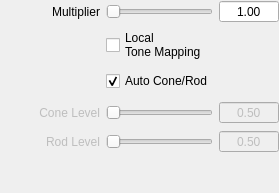
          <widget class="QWidget" name="page_pattanaik">
           <property name="sizePolicy">
            <sizepolicy hsizetype="Preferred" vsizetype="MinimumExpanding">
             <horstretch>0</horstretch>
             <verstretch>0</verstretch>
            </sizepolicy>
           </property>
           <layout class="QGridLayout" name="gridLayout_12">
            <property name="margin">
             <number>0</number>
            </property>
            <item row="0" column="0">
             <layout class="QGridLayout" name="gridLayout_23">
              <item row="0" column="0">
               <widget class="QLabel" name="label_21">
                <property name="minimumSize">
                 <size>
                  <width>100</width>
                  <height>0</height>
                 </size>
                </property>
                <property name="maximumSize">
                 <size>
                  <width>100</width>
                  <height>16777215</height>
                 </size>
                </property>
                <property name="text">
                 <string>Multiplier</string>
                </property>
                <property name="alignment">
                 <set>Qt::AlignRight|Qt::AlignTrailing|Qt::AlignVCenter</set>
                </property>
               </widget>
              </item>
              <item row="0" column="1">
               <widget class="QSlider" name="multiplierSlider">
                <property name="cursor">
                 <cursorShape>PointingHandCursor</cursorShape>
                </property>
                <property name="maximum">
                 <number>1000</number>
                </property>
                <property name="orientation">
                 <enum>Qt::Horizontal</enum>
                </property>
               </widget>
              </item>
              <item row="0" column="2">
               <widget class="QDoubleSpinBox" name="multiplierdsb">
                <property name="minimumSize">
                 <size>
                  <width>60</width>
                  <height>0</height>
                 </size>
                </property>
                <property name="maximumSize">
                 <size>
                  <width>60</width>
                  <height>16777215</height>
                 </size>
                </property>
                <property name="alignment">
                 <set>Qt::AlignCenter</set>
                </property>
                <property name="buttonSymbols">
                 <enum>QAbstractSpinBox::NoButtons</enum>
                </property>
                <property name="decimals">
                 <number>2</number>
                </property>
                <property name="minimum">
                 <double>0.000000000000000</double>
                </property>
                <property name="maximum">
                 <double>1000.000000000000000</double>
                </property>
                <property name="value">
                 <double>1.000000000000000</double>
                </property>
               </widget>
              </item>
              <item row="1" column="1">
               <widget class="QCheckBox" name="pattalocal">
                <property name="sizePolicy">
                 <sizepolicy hsizetype="Minimum" vsizetype="Preferred">
                  <horstretch>0</horstretch>
                  <verstretch>0</verstretch>
                 </sizepolicy>
                </property>
                <property name="minimumSize">
                 <size>
                  <width>0</width>
                  <height>32</height>
                 </size>
                </property>
                <property name="maximumSize">
                 <size>
                  <width>16777215</width>
                  <height>32</height>
                 </size>
                </property>
                <property name="text">
                 <string>Local
Tone Mapping</string>
                </property>
               </widget>
              </item>
              <item row="2" column="1">
               <widget class="QCheckBox" name="autoYcheckbox">
                <property name="minimumSize">
                 <size>
                  <width>0</width>
                  <height>28</height>
                 </size>
                </property>
                <property name="maximumSize">
                 <size>
                  <width>16777215</width>
                  <height>28</height>
                 </size>
                </property>
                <property name="text">
                 <string>Auto Cone/Rod</string>
                </property>
                <property name="checked">
                 <bool>true</bool>
                </property>
               </widget>
              </item>
              <item row="3" column="1">
               <widget class="QSlider" name="coneSlider">
                <property name="enabled">
                 <bool>false</bool>
                </property>
                <property name="cursor">
                 <cursorShape>PointingHandCursor</cursorShape>
                </property>
                <property name="maximum">
                 <number>100</number>
                </property>
                <property name="orientation">
                 <enum>Qt::Horizontal</enum>
                </property>
               </widget>
              </item>
              <item row="3" column="0">
               <widget class="QLabel" name="label_cone">
                <property name="enabled">
                 <bool>false</bool>
                </property>
                <property name="text">
                 <string>Cone Level</string>
                </property>
                <property name="alignment">
                 <set>Qt::AlignRight|Qt::AlignTrailing|Qt::AlignVCenter</set>
                </property>
               </widget>
              </item>
              <item row="3" column="2">
               <widget class="QDoubleSpinBox" name="conedsb">
                <property name="enabled">
                 <bool>false</bool>
                </property>
                <property name="minimumSize">
                 <size>
                  <width>60</width>
                  <height>0</height>
                 </size>
                </property>
                <property name="maximumSize">
                 <size>
                  <width>60</width>
                  <height>16777215</height>
                 </size>
                </property>
                <property name="alignment">
                 <set>Qt::AlignCenter</set>
                </property>
                <property name="buttonSymbols">
                 <enum>QAbstractSpinBox::NoButtons</enum>
                </property>
                <property name="maximum">
                 <double>1.000000000000000</double>
                </property>
                <property name="singleStep">
                 <double>0.100000000000000</double>
                </property>
                <property name="value">
                 <double>0.500000000000000</double>
                </property>
               </widget>
              </item>
              <item row="4" column="0">
               <widget class="QLabel" name="label_rod">
                <property name="enabled">
                 <bool>false</bool>
                </property>
                <property name="text">
                 <string>Rod Level</string>
                </property>
                <property name="alignment">
                 <set>Qt::AlignRight|Qt::AlignTrailing|Qt::AlignVCenter</set>
                </property>
               </widget>
              </item>
              <item row="4" column="1">
               <widget class="QSlider" name="rodSlider">
                <property name="enabled">
                 <bool>false</bool>
                </property>
                <property name="cursor">
                 <cursorShape>PointingHandCursor</cursorShape>
                </property>
                <property name="maximum">
                 <number>100</number>
                </property>
                <property name="orientation">
                 <enum>Qt::Horizontal</enum>
                </property>
               </widget>
              </item>
              <item row="4" column="2">
               <widget class="QDoubleSpinBox" name="roddsb">
                <property name="enabled">
                 <bool>false</bool>
                </property>
                <property name="alignment">
                 <set>Qt::AlignCenter</set>
                </property>
                <property name="buttonSymbols">
                 <enum>QAbstractSpinBox::NoButtons</enum>
                </property>
                <property name="maximum">
                 <double>1.000000000000000</double>
                </property>
                <property name="singleStep">
                 <double>0.100000000000000</double>
                </property>
                <property name="value">
                 <double>0.500000000000000</double>
                </property>
               </widget>
              </item>
              <item row="5" column="1">
               <spacer name="verticalSpacer_2">
                <property name="orientation">
                 <enum>Qt::Vertical</enum>
                </property>
                <property name="sizeHint" stdset="0">
                 <size>
                  <width>20</width>
                  <height>40</height>
                 </size>
                </property>
               </spacer>
              </item>
             </layout>
            </item>
           </layout>
          </widget>
